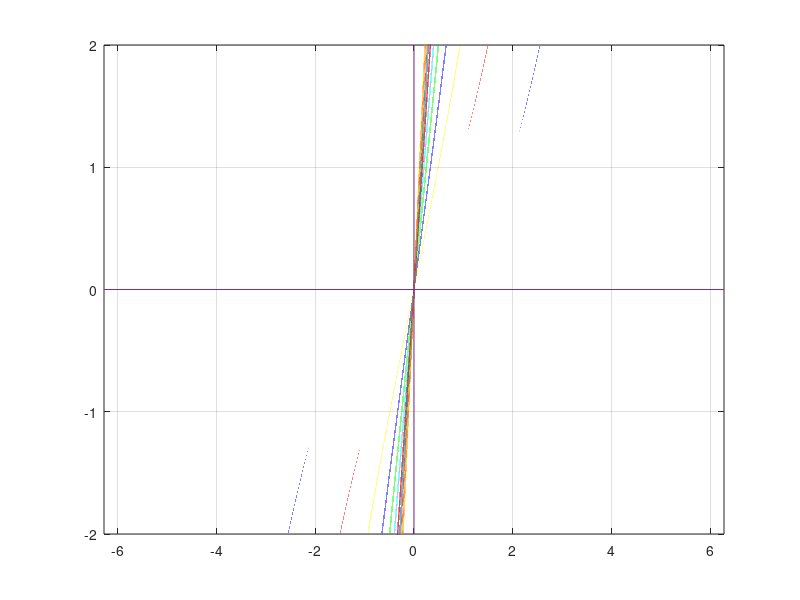

Write the MATLAB code that produced this figure.
%% problem 3.4.14

%x' = rx + x^3 -x^5
clc, clear
r = linspace(1, 10, 10);

x = linspace(-5, 5, 1000000);
f = nan(length(r), length(x));

for ri=1:numel(r)
    f(ri, :) = r(ri) * x - sin(x);
end

clf
handle = plot(x, f(:, :), 'linew', 1);
grid on
set(gca, 'ylim', [-2 2])
set(gca, 'xlim', [-1 1]*2*pi)
xL = xlim;
yL = ylim;
line([0 0], yL);  %x-axis
line(xL, [0 0]);  %y-axis